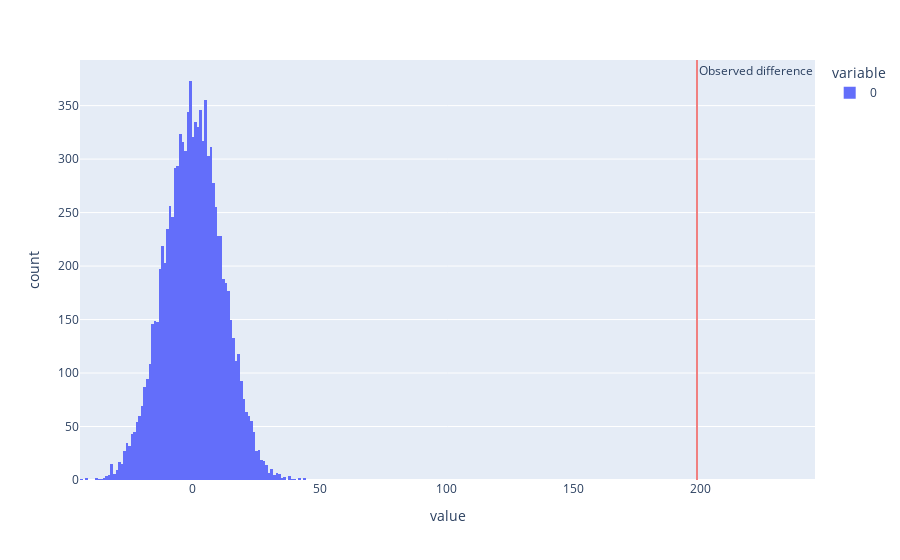

Source (notebook cell):
### Code cell
fig = px.histogram(perm_diffs)
fig.add_vline(x=mean_after - mean_before, line_color = "lightcoral", annotation_text='Observed\ndifference')

### Figure 1 — Plotly figure (JSON) as saved in the notebook; plotly's stock layout.template omitted (floating-point values rounded to 4 significant figures; data arrays with more than 128 entries replaced by an {"elided": "..."} marker saying what was removed)
{"data": [{"alignmentgroup": "True", "bingroup": "x", "hovertemplate": "variable=0<br>value=%{x}<br>count=%{y}<extra></extra>", "legendgroup": "0", "marker": {"color": "#636efa", "pattern": {"shape": ""}}, "name": "0", "offsetgroup": "0", "orientation": "v", "showlegend": true, "type": "histogram", "x": {"elided": "10000 float values"}, "xaxis": "x", "yaxis": "y"}], "layout": {"annotations": [{"showarrow": false, "text": "Observed\ndifference", "x": 198.5, "xanchor": "left", "xref": "x", "y": 1, "yanchor": "top", "yref": "y domain"}], "barmode": "relative", "legend": {"title": {"text": "variable"}, "tracegroupgap": 0}, "margin": {"t": 60}, "shapes": [{"line": {"color": "lightcoral"}, "type": "line", "x0": 198.5, "x1": 198.5, "xref": "x", "y0": 0, "y1": 1, "yref": "y domain"}], "xaxis": {"anchor": "y", "domain": [0, 1], "title": {"text": "value"}}, "yaxis": {"anchor": "x", "domain": [0, 1], "title": {"text": "count"}}}}
